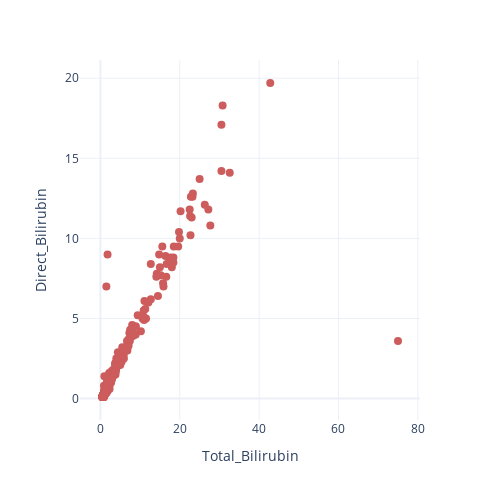

The notebook cell saved with this chart:
### Markdown cell above
It's also important to note that normal alkaline phosphatase levels vary with age and gender. ALP levels are typically elevated during childhood and puberty due to bone growth and development. Between the ages of 15 to 50 years, ALP levels are slightly higher in males than females. ALP levels then rise again in old age.

### Code cell
fig = px.scatter(df, 
                    x = "Total_Bilirubin",
                    y = "Direct_Bilirubin")
plt.figure(figsize=(3,3))
fig.update_traces(marker = dict(size = 8, color='indianred'))
fig.update_coloraxes(showscale = True)
fig.update_layout(template = "plotly_white",
 autosize=False,
    width=500,
    height=500)
fig.update_yaxes(automargin=True)
fig.show()

### Figure 1 — Plotly figure (JSON) as saved in the notebook; plotly's stock layout.template omitted (floating-point values rounded to 4 significant figures; data arrays with more than 128 entries replaced by an {"elided": "..."} marker saying what was removed)
{"data": [{"hovertemplate": "Total_Bilirubin=%{x}<br>Direct_Bilirubin=%{y}<extra></extra>", "legendgroup": "", "marker": {"color": "indianred", "size": 8, "symbol": "circle"}, "mode": "markers", "name": "", "orientation": "v", "showlegend": false, "type": "scatter", "x": {"elided": "583 float values"}, "xaxis": "x", "y": {"elided": "583 float values"}, "yaxis": "y"}], "layout": {"autosize": false, "coloraxis": {"showscale": true}, "height": 500, "legend": {"tracegroupgap": 0}, "margin": {"t": 60}, "width": 500, "xaxis": {"anchor": "y", "domain": [0, 1], "title": {"text": "Total_Bilirubin"}}, "yaxis": {"anchor": "x", "automargin": true, "domain": [0, 1], "title": {"text": "Direct_Bilirubin"}}}}
